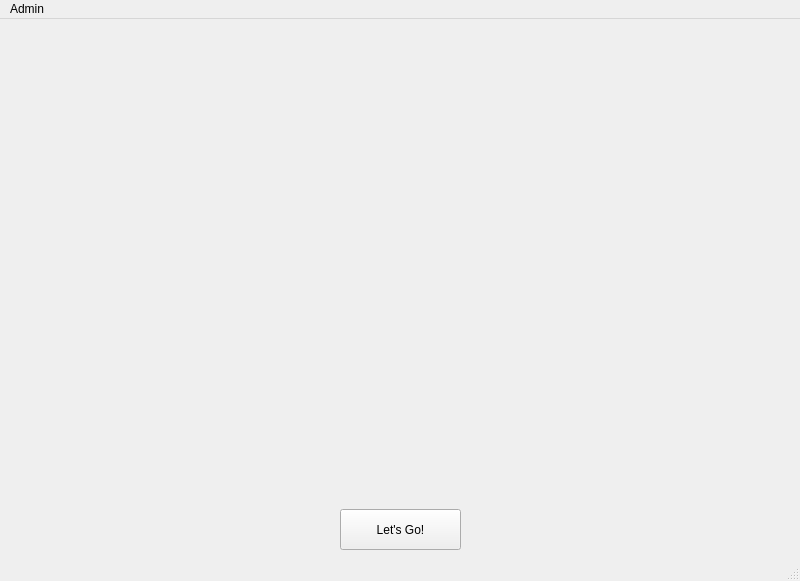
<?xml version="1.0" encoding="UTF-8"?>
<ui version="4.0">
 <class>MainWindow</class>
 <widget class="QMainWindow" name="MainWindow">
  <property name="geometry">
   <rect>
    <x>0</x>
    <y>0</y>
    <width>800</width>
    <height>581</height>
   </rect>
  </property>
  <property name="windowTitle">
   <string>MainWindow</string>
  </property>
  <widget class="QWidget" name="centralwidget">
   <widget class="QLabel" name="start_picture">
    <property name="geometry">
     <rect>
      <x>0</x>
      <y>0</y>
      <width>801</width>
      <height>561</height>
     </rect>
    </property>
    <property name="text">
     <string/>
    </property>
    <property name="textFormat">
     <enum>Qt::AutoText</enum>
    </property>
    <property name="pixmap">
     <pixmap resource="img/Images.qrc">:/imgs/mainwindow/mainwindow imgs/mainwindow_picture.png</pixmap>
    </property>
    <property name="scaledContents">
     <bool>true</bool>
    </property>
   </widget>
   <widget class="QLabel" name="collegeTour_banner">
    <property name="geometry">
     <rect>
      <x>230</x>
      <y>0</y>
      <width>321</width>
      <height>51</height>
     </rect>
    </property>
    <property name="text">
     <string/>
    </property>
    <property name="pixmap">
     <pixmap resource="img/Images.qrc">:/imgs/mainwindow/mainwindow imgs/college_tour_text.png</pixmap>
    </property>
    <property name="scaledContents">
     <bool>true</bool>
    </property>
   </widget>
   <widget class="QPushButton" name="start_button">
    <property name="geometry">
     <rect>
      <x>340</x>
      <y>490</y>
      <width>121</width>
      <height>41</height>
     </rect>
    </property>
    <property name="text">
     <string>Let's Go!</string>
    </property>
   </widget>
  </widget>
  <widget class="QMenuBar" name="menubar">
   <property name="geometry">
    <rect>
     <x>0</x>
     <y>0</y>
     <width>800</width>
     <height>21</height>
    </rect>
   </property>
   <widget class="QMenu" name="menuAdmin_Login">
    <property name="title">
     <string>Admin</string>
    </property>
    <addaction name="actionLogin"/>
   </widget>
   <addaction name="menuAdmin_Login"/>
  </widget>
  <widget class="QStatusBar" name="statusbar"/>
  <action name="actionLogin">
   <property name="text">
    <string>Login</string>
   </property>
  </action>
 </widget>
 <resources>
  <include location="img/Images.qrc"/>
 </resources>
 <connections/>
</ui>
